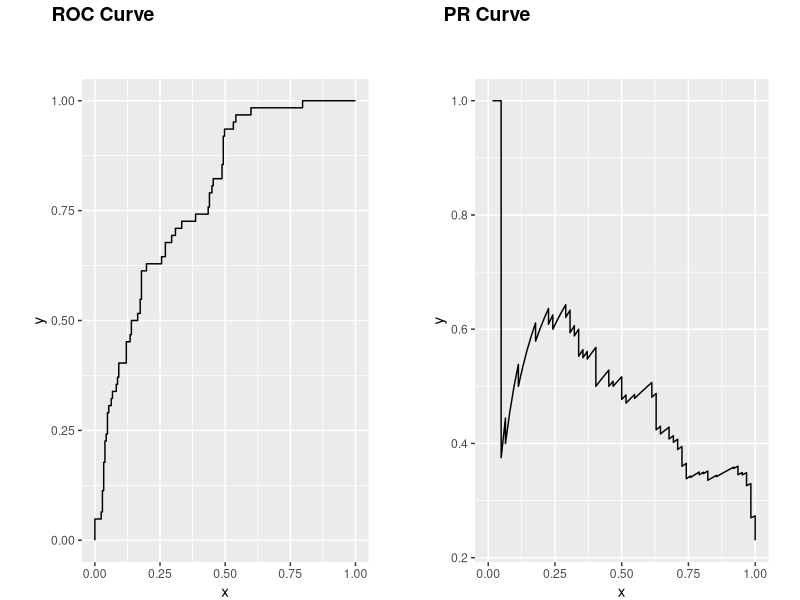

Reproduce this figure in R. (Note: this script raises an error after producing the figure.)
## ---- chunk 1
dat <- read.csv("data/data.csv", encoding = "UTF-8")

# 查看变量数值类型
data.frame(sapply(dat, class))
## ---- chunk 2
unused_cols <- c("INPATIENT_ID")
numeric_cols <- c("AGE", "ISS", "CAPRINI_SCORE", "T", "P", "R", "MBP", "SHOCK_INDEX", "HEIGHT", "WEIGHT", "BMI", "RBC", "HGB", "PLT", "WBC", "ALB", "CRE", "UA", "AST", "ALT", "GLU", "TG", "CHO", "CA", "MG", "LDL", "NA.", "K", "CL", "GFR", "PT", "FIB", "DD", "CK", "INR")
categoric_cols <- setdiff(names(dat), union(numeric_cols, unused_cols))
modeling_cols <- union(numeric_cols, categoric_cols)

dat <- dat[, modeling_cols]
## ---- chunk 3
for (col in modeling_cols) {
  if (col %in% numeric_cols) {
    dat[, col] <- as.numeric(dat[, col])
  }
  else {
    dat[, col] <- as.factor(dat[, col])
  }
}

# 查看变量数值类型
data.frame(sapply(dat, class))
## ---- chunk 4
for (col in categoric_cols) {
  labels <- unique(dat[, col])
  dat[, col] <- match(dat[, col], labels) - 1  # 注意这里要减1, 否则结局指标值为[1, 2]而非[0, 1]
}
## ---- chunk 5
dat <- dat[complete.cases(dat), ]
## ---- chunk 6
target_col <- "VTE"

# 显示样本s
table(dat[, target_col])
## ---- chunk 7
library(rms)  # 预测模型
library(ROCR)  # 绘制ROC曲线, PR曲线等
## ---- chunk 8
sub_idxs <- sample(1 : nrow(dat), round(nrow(dat) * 2 / 3))
dat_train <- dat[sub_idxs, ]
dat_test <- dat[-sub_idxs, ]  # 这个-sub_idxs的用法有意思
## ---- chunk 9
predict_probs_and_labels <- function(f, dat) {  # 计算预测概率和标签
    y_probs_pred <- predict.glm(f, type = "response", newdata = dat)
    y_labels_pred <- ifelse(y_probs_pred > 0.5, 1, 0)
    return(list(y_probs_pred, y_labels_pred))
}
## ---- chunk 10
model <- glm(VTE ~ ., data = dat_train, family = binomial(link = "logit"))
## ---- chunk 11
preds.test <- predict_probs_and_labels(model, dat_test)
preds.test.probs <- preds.test[1]
preds.test.labels <- preds.test[2]
## ---- chunk 12
trues.test.labels <- dat_test$VTE

pred_obj <- prediction(preds.test.probs, trues.test.labels)  #首先实例化一个评估器对象
auc <- performance(pred_obj, "auc")@y.values
aucpr <- performance(pred_obj, "aucpr")@y.values

print(auc[[1]])
print(aucpr[[1]])
## ---- chunk 13
# ROC曲线
roc <- performance(pred_obj, "tpr", "fpr")
pr <- performance(pred_obj, "prec", "rec")

library(ggplot2)
library(ggpubr)

gg_df_roc <- data.frame(c(roc@x.values[[1]]), c(roc@y.values[[1]]))
colnames(gg_df_roc) <- c("x", "y")
gg_df_pr <- data.frame(c(pr@x.values[[1]]), c(pr@y.values[[1]]))
colnames(gg_df_pr) <- c("x", "y")

p1 <- ggplot(gg_df_roc, aes(x =x, y = y)) + geom_line() + theme(plot.margin = margin(2, .8, 0, .8, "cm"))
p2 <- ggplot(gg_df_pr, aes(x =x, y = y)) + geom_line() + theme(plot.margin = margin(2, .8, 0, .8, "cm"))

ggarrange(p1, p2, labels = c("ROC Curve", "PR Curve"), ncol = 2, nrow = 1)
## ---- chunk 14
library(ROSE)  # 重采样
## ---- chunk 15
over <- ovun.sample(
  VTE ~ .,
  data = dat_train,
  method = "over",
  p=0.5,
)
dat_train_rs <- over$data
## ---- chunk 16
draw_compar <- function(dat, col) {  # 绘制结局指标正负样本数对比
  par(pin = c(4, 2), margin(0, 1, 1, 1))
  barplot(table(dat[, col]), col = rainbow(2))
}

draw_compar(dat_train_rs, "VTE")
## ---- chunk 17
table(dat_train_rs[, "VTE"])
## ---- chunk 18
model <- glm(VTE ~ ., data = dat_train_rs, family = binomial(link = "logit"))
## ---- chunk 19
preds_rs.test <- predict_probs_and_labels(model, dat_test)
preds_rs.test.probs <- preds_rs.test[1]
preds_rs.test.labels <- preds_rs.test[2]
## ---- chunk 20
trues.test.labels <- dat_test$VTE

pred_obj_rs <- prediction(preds_rs.test.probs, trues.test.labels)  #首先实例化一个评估器对象
auc_rs <- performance(pred_obj_rs, "auc")@y.values
aucpr_rs <- performance(pred_obj_rs, "aucpr")@y.values

print(auc_rs[[1]])
print(aucpr_rs[[1]])
## ---- chunk 21
# ROC曲线
roc_rs <- performance(pred_obj_rs, "tpr", "fpr")
pr_rs <- performance(pred_obj_rs, "prec", "rec")

library(ggplot2)
library(ggpubr)

gg_df_roc <- data.frame(c(roc_rs@x.values[[1]]), c(roc_rs@y.values[[1]]))
colnames(gg_df_roc) <- c("x", "y")
gg_df_pr <- data.frame(c(pr_rs@x.values[[1]]), c(pr_rs@y.values[[1]]))
colnames(gg_df_pr) <- c("x", "y")

p1 <- ggplot(gg_df_roc, aes(x =x, y = y)) + geom_line() + theme(plot.margin = margin(2, .8, 0, .8, "cm"))
p2 <- ggplot(gg_df_pr, aes(x =x, y = y)) + geom_line() + theme(plot.margin = margin(2, .8, 0, .8, "cm"))

ggarrange(p1, p2, labels = c("ROC Curve", "PR Curve"), ncol = 2, nrow = 1)
## ---- chunk 22
df_roc_compar <- data.frame(
  c(roc@x.values[[1]]), 
  c(roc@y.values[[1]]),
  c(roc_rs@x.values[[1]]), 
  c(roc_rs@y.values[[1]])
  )
colnames(df_roc_compar) <- c("x", "y", "x_rs", "y_rs")

ggplot(data = df_roc_compar) + 
  geom_line(aes(x = x, y = y)) + 
  geom_line(aes(x = x_rs, y = y_rs), color = "red") +
  theme(plot.margin = margin(2, 4, 0, .8, "cm")) +
  ggtitle("ROC Curve")
## ---- chunk 23
df_pr_compar <- data.frame(
  c(pr@x.values[[1]]), 
  c(pr@y.values[[1]]),
  c(pr_rs@x.values[[1]]), 
  c(pr_rs@y.values[[1]])
  )
colnames(df_pr_compar) <- c("x", "y", "x_rs", "y_rs")

ggplot(data = df_pr_compar) + 
  geom_line(aes(x = x, y = y)) + 
  geom_line(aes(x = x_rs, y = y_rs), color = "red") +
  theme(plot.margin = margin(2, 4, 0, .8, "cm")) +
  ggtitle("PR Curve")
